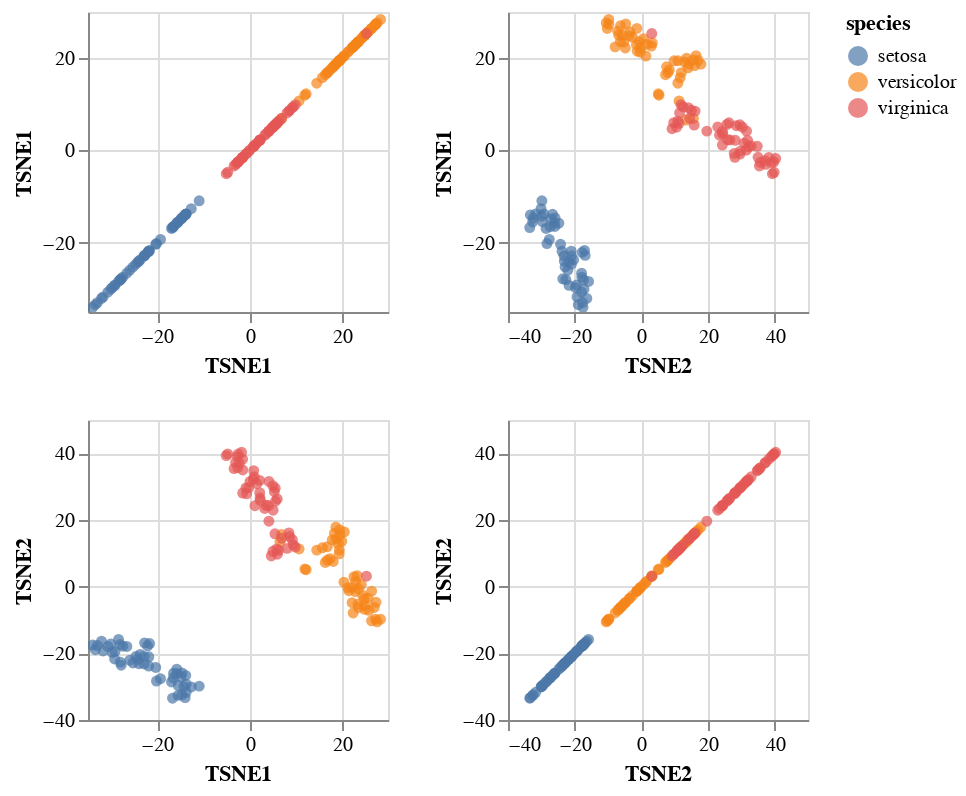

The code cell stored with this chart in its notebook:
### Markdown cell above
The tSNE method has a hyperparameter called Perplexity, which determines how to balance attention between local and global aspects of our data. Let's try different values of perplexity-

### Code cell
tsne = TSNE(n_components=2,perplexity=10)
tsne_iris = tsne.fit_transform(iris_only_features)

iris_tsne_df = pd.DataFrame(data=tsne_iris, columns=['TSNE1', 'TSNE2'])
iris_tsne_df.head()

iris_tsne_df['species'] = iris['species']

alt.Chart(iris_tsne_df).mark_circle().encode(
    alt.X(alt.repeat("column"), type='quantitative'),
    alt.Y(alt.repeat("row"), type='quantitative'),
    color='species'
).properties(
    width=150,
    height=150
).repeat(
    row=list(iris_tsne_df.columns)[:-1],
    column=list(iris_tsne_df.columns)[:-1]
).interactive()

### Figure 1 — Vega-Lite specification as saved in the notebook (floating-point values rounded to 4 significant figures; data arrays with more than 128 entries replaced by an {"elided": "..."} marker saying what was removed)
{"config": {"view": {"continuousWidth": 400, "continuousHeight": 300}}, "repeat": {"column": ["TSNE1", "TSNE2"], "row": ["TSNE1", "TSNE2"]}, "spec": {"data": {"name": "data-ea93765fab2cc03c39c01a3b4722fd94"}, "mark": "circle", "encoding": {"color": {"type": "nominal", "field": "species"}, "x": {"type": "quantitative", "field": {"repeat": "column"}}, "y": {"type": "quantitative", "field": {"repeat": "row"}}}, "height": 150, "selection": {"selector010": {"type": "interval", "bind": "scales", "encodings": ["x", "y"]}}, "width": 150}, "$schema": "https://vega.github.io/schema/vega-lite/v4.8.1.json", "datasets": {"data-ea93765fab2cc03c39c01a3b4722fd94": {"elided": "150 records"}}}
